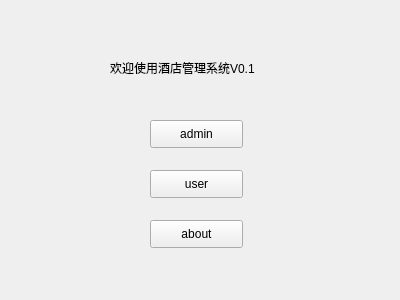
<?xml version="1.0" encoding="UTF-8"?>
<ui version="4.0">
 <class>Widget</class>
 <widget class="QWidget" name="Widget">
  <property name="geometry">
   <rect>
    <x>0</x>
    <y>0</y>
    <width>400</width>
    <height>300</height>
   </rect>
  </property>
  <property name="windowTitle">
   <string>Widget</string>
  </property>
  <widget class="QPushButton" name="admin">
   <property name="geometry">
    <rect>
     <x>150</x>
     <y>120</y>
     <width>93</width>
     <height>28</height>
    </rect>
   </property>
   <property name="text">
    <string>admin</string>
   </property>
  </widget>
  <widget class="QPushButton" name="user">
   <property name="geometry">
    <rect>
     <x>150</x>
     <y>170</y>
     <width>93</width>
     <height>28</height>
    </rect>
   </property>
   <property name="text">
    <string>user</string>
   </property>
  </widget>
  <widget class="QLabel" name="label">
   <property name="geometry">
    <rect>
     <x>110</x>
     <y>60</y>
     <width>191</width>
     <height>16</height>
    </rect>
   </property>
   <property name="text">
    <string>欢迎使用酒店管理系统V0.1</string>
   </property>
  </widget>
  <widget class="QPushButton" name="pushButton">
   <property name="geometry">
    <rect>
     <x>150</x>
     <y>220</y>
     <width>93</width>
     <height>28</height>
    </rect>
   </property>
   <property name="text">
    <string>about</string>
   </property>
  </widget>
 </widget>
 <layoutdefault spacing="6" margin="11"/>
 <resources/>
 <connections/>
</ui>
